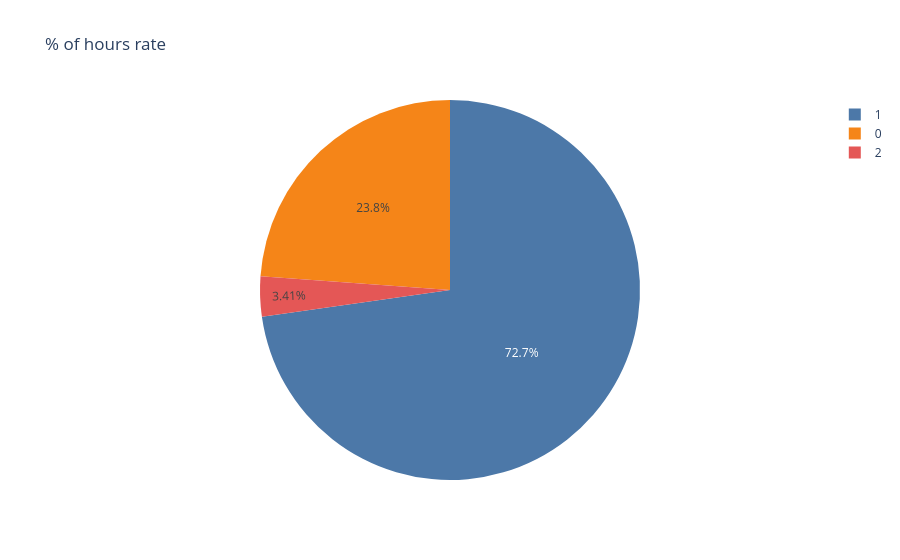

The notebook cell this image was saved under:
### Code cell
px.pie(df, names='hours-per-week', title='% of hours rate', 
      color_discrete_sequence = px.colors.qualitative.T10)
# 0 : < 40 hour/week
# 1 : 40 < < 60 
# 2 : > 60 hour/week

### Figure 1 — Plotly figure (JSON) as saved in the notebook; plotly's stock layout.template omitted (floating-point values rounded to 4 significant figures; data arrays with more than 128 entries replaced by an {"elided": "..."} marker saying what was removed)
{"data": [{"domain": {"x": [0, 1], "y": [0, 1]}, "hovertemplate": "hours-per-week=%{label}<extra></extra>", "labels": {"elided": "32561 int values"}, "legendgroup": "", "name": "", "showlegend": true, "type": "pie"}], "layout": {"legend": {"tracegroupgap": 0}, "piecolorway": ["#4C78A8", "#F58518", "#E45756", "#72B7B2", "#54A24B", "#EECA3B", "#B279A2", "#FF9DA6", "#9D755D", "#BAB0AC"], "title": {"text": "% of hours rate"}}}
